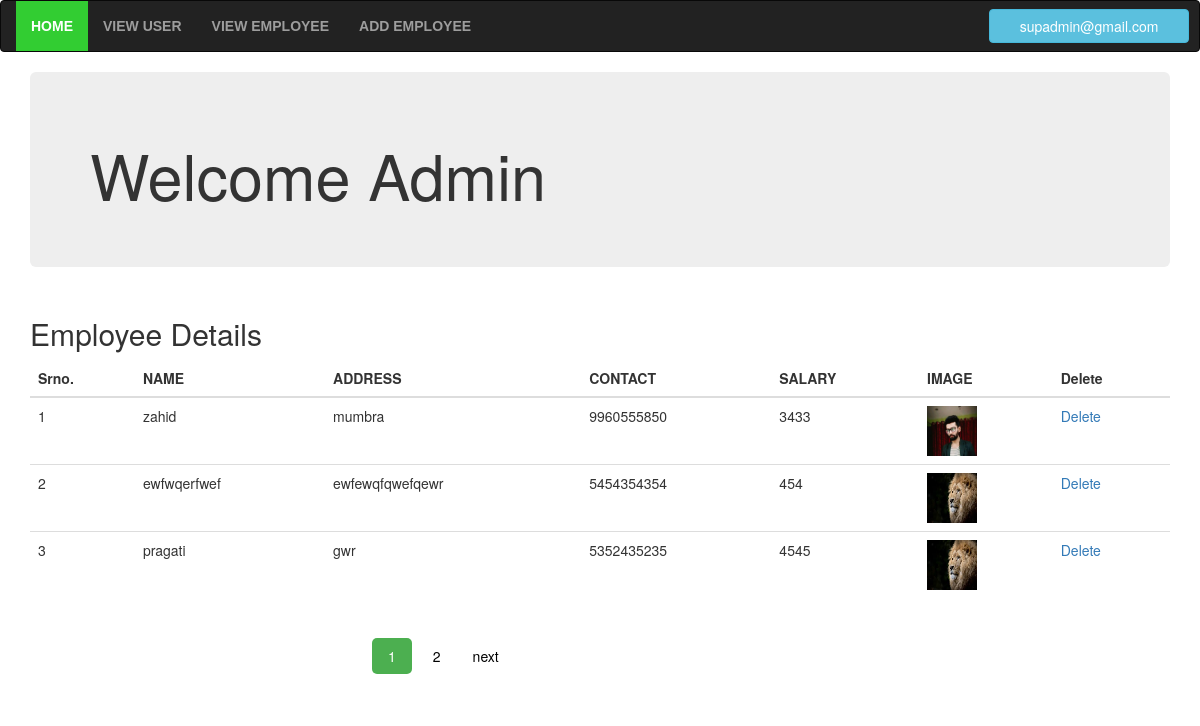
The app's page /admin/navv1.php (signed in) with its own data.
### tables this page shows
CREATE TABLE `add1` (
  `Address_id` int(100) NOT NULL,
  `id` varchar(36) NOT NULL,
  `name` varchar(32) NOT NULL,
  `address` varchar(32) NOT NULL,
  `contact` varchar(10) NOT NULL,
  `salary` int(10) NOT NULL
);

### admin/navv1.php (the view, shortened to what this page needs)
<!DOCTYPE html>
<html lang="en">
    <?php if(isset($_SESSION['flag'])){ ?>
<head>
  <link rel="stylesheet" href="https://maxcdn.bootstrapcdn.com/bootstrap/3.3.7/css/bootstrap.min.css">
</head>
<body>
<nav class="navbar navbar-inverse">
  <div class="container-fluid">
<ul class="nav navbar-nav">
      <li class="active" style="font-weight:bold;"><a  href="navv1.php">HOME</a></li>
      <li class="" style="font-weight:bold;"><a href="../viewuser.php">VIEW USER</a></li>
     <li style="font-weight:bold;"><a href="viewemployee.php">VIEW EMPLOYEE</a></li>
        <li style="font-weight:bold;"><a href="addemployee_1.php">ADD EMPLOYEE</a></li>
      </ul>
       <ul class="nav  navbar-right">
     <ul class="dropdown">
        <button type="button" class="btn btn-info dropdown-toggle" data-toggle="dropdown"><?php echo $_SESSION['flag'];?></button>
           </ul>
    </ul>
      </div>
   </nav>
    <div class="container">
    <div class="jumbotron">
          <h1>Welcome Admin</h1>
  </div>
</div>
    <div class="container">
   <h2>Employee Details</h2>
        <?php
$servername = "localhost";
$username = "root";
$password = "";
$dbname = "form";
$conn = new mysqli($servername, $username, $password, $dbname);
    $paa = $_GET['page'];
    if($paa=="" || $paa=="1")
        {
            $page1=0;
        }
   else
    {
      $page1=($paa*3)-3;
    }
$sql = "SELECT * FROM `add1` ORDER BY Address_id desc limit $page1,3";
   $result = $conn->query($sql);
     $sql1 = "SELECT * FROM `add1` ORDER BY Address_id desc";
   $result1 = $conn->query($sql1);
?>
</div>
<div class="container">
  <table class="table">
    <thead>
      <tr>
        <th>Srno.</th>
        <th>NAME</th>
        <th>ADDRESS</th>
        <th>CONTACT</th>
        <th>SALARY</th>
         <th>IMAGE</th>
        <th>Delete</th>
      </tr>
    </thead>
<tbody>
        <?php $i=0; while($row = $result->fetch_assoc()){ ?>
<tr>
          <td><?php $i++; echo $i; ?></td>
        <td><?php echo $row['name'];?></td>
        <td><?php echo $row['address'];?></td>
        <td><?php echo $row['contact'];?></td>
        <td><?php echo $row['salary'];?></td>
        <td><img src="Upload/<?php echo $row['id'];?>.jpg" height="50" width="50"></td>
        <td> <a href="dbdlt.php?id=<?php echo $row['id']; ?>" onclick="return confirm('Do you want to delete this ? ');">Delete</a></td>
 </tr>
      <?php } ?>
</tbody>
  </table>
    <div class="pagination">
    <?php
    $count=mysqli_num_rows($result1);
    $p=$count/3;
   $p=ceil($p);
                      for($i=1;$i<=$p;$i++)
                                       {
                                           ?>
    <a href="navv1.php?page=<?php echo $i;?>" <?php if($_GET['page'] == $i){echo 'class="active"';} ?> ><?php echo $i;?></a><?php
                                       }
                                    ?>
       <?php if($_GET['page'] != $p){ ?>
        <a href="navv1.php?page=<?=$_GET['page']+1 ?>">next</a>
        <?php } ?>
    </div>
    </div>
</body>
    <?php }else header("location:index.php");?>
</html>

### admin/navv1.php (style rules this page uses)
.btn { margin-top: 8px; margin-right: 10px; width: 200px; }
li a { font-family: "museo-sans", helvetica, sans-serif; }
.navbar-nav li a:hover, .navbar-nav li.active a { color:white !important; background-color: limegreen !important; }
.pagination { display: inline-block; margin-left: 30%; }
.pagination a { color: black; float: left; padding: 8px 16px; text-decoration: none; }
.pagination a.active { background-color: #4CAF50; color: white; border-radius: 5px; margin-right: 5px; }

### records on screen
add1: name "zahid", address "mumbra", contact "9960555850", salary "3433", id (picture)
add1: name "ewfwqerfwef", address "ewfewqfqwefqewr", contact "5454354354", salary "454", id (picture)
add1: name "pragati", address "gwr", contact "5352435235", salary "4545", id (picture)

### other values on screen
$_SESSION['flag'] "supadmin@gmail.com"
